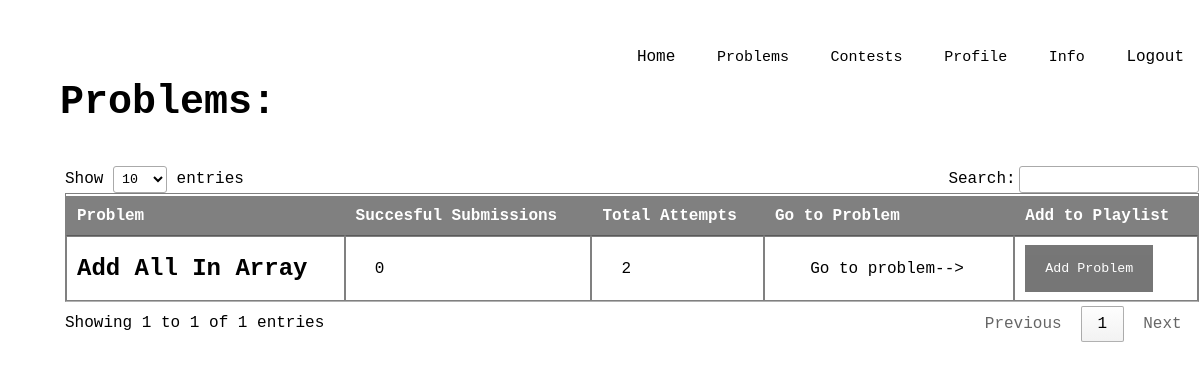
The page /dashboard/problems/ (signed in) on the database its author committed.
### problems/models.py (models this page shows)
class Question(models.Model):
    problemCode = models.CharField(max_length=50)
    problemName = models.CharField(max_length=100)
    problemStatement = models.TextField()
    timeLimit = models.FloatField()
    memoryLimit = models.IntegerField()
    marking = models.IntegerField()
    access = models.IntegerField()
    creator = models.CharField(max_length=20)
    editorialist = models.CharField(max_length=20)
    totalAttempts = models.IntegerField()
    successfulAttempts = models.IntegerField()

### problems/views.py (the view)
# urls.py: path('problems/',problemsView,name='problems'),
@login_required
def problemsView(request):
    questions = Question.objects.all()
    allEntriesInUserPlaylist = UserPlaylist.objects.all()
    categories = []
    for entry in allEntriesInUserPlaylist:
        if entry.userId_id == request.user.id:
            categories.append(entry.playlistCategory)
    all_questions = []
    registerLog('INFO','GET',request.user.username,'Problem','ViewProblemList',get_client_ip(request))
    for ques in questions:
        if ques.access == 1 or ques.creator == request.user.username:
            all_questions.append(ques)
    return render(request,'problems.html',{'all_problems':all_questions,'categories':categories})

### OJ/loggingUtils.py (called while the page is built)
def get_client_ip(request):
    x_forwarded_for = request.META.get('HTTP_X_FORWARDED_FOR')
    if x_forwarded_for:
        ip = x_forwarded_for.split(',')[0]
    else:
        ip = request.META.get('REMOTE_ADDR')
    return ip

def registerLog(level, method, username, function, activity, IP):
	log = logging.getLogger('CallOJLogs')
	staticLogInfo = {'clientip': IP, 'user': username}
	if level == "INFO":
		log.info('"'+ method + ' '+ username + ' '+ function +' '+ activity +'"', extra = staticLogInfo)
	elif level == "ERROR":
		log.error('"'+ method + ' '+ username + ' '+ function +' '+ activity +'"', extra = staticLogInfo)
	else:
		log.debug('"'+ method + ' '+ username + ' '+ function +' '+ activity +'"', extra = staticLogInfo)

### templates/problems.html (shortened to what this page needs)
<head>
    {% load static %}
    <link rel="stylesheet" type="text/css" href="http://cdn.datatables.net/1.10.21/css/jquery.dataTables.min.css" />
        <link rel="stylesheet" type="text/css"  href="{% static "css/problems.css" %}">
    </head>
    <body>
        <header>
            <div class="main">
                <ul>
                    <li><a href="/dashboard">Home</a></li>
                    <div class="dropdown">
                        <button class="dropbtn">Problems</button>
                    </div>
                    <div class="dropdown">
                        <button class="dropbtn">Contests</button>
                    </div>
                    <div class="dropdown">
                        <button class="dropbtn">Profile</button>
                    </div>
                    <div class="dropdown">
                      <button class="dropbtn">Info</button>
                  </div>
                    <li><a href="/logout/">Logout</a></li>
                </ul>
            </div>
        </header>
        <div class ="title">
            <h1> Problems: </h1> <br> <br>
            <div style="width:105%; padding:5px;">
                <table id="t01">
                    <thead>
                        <tr>
                            <th>Problem</th>
                            <th>Succesful Submissions</th>
                            <th>Total Attempts</th>
                            <th>Go to Problem</th>
                            <th>Add to Playlist</th>
                        </tr>
                    </thead>
                    <tbody>
            {% for problem in all_problems %}
                <tr>
                <td><h2>  {{ problem.problemName }} </h2></td>
                <td> &nbsp {{ problem.successfulAttempts }}</td>
                <td> &nbsp  {{ problem.totalAttempts }} </td>
                <td> &nbsp <form action="/dashboard/problems/{{ problem.id }}/"
                    style="display: inline;"
                    method="post">
                    <input type="submit" value="Go to problem-->"/>
                </form></td>
                <td>
                  <button class="open-button" onclick="openForm2('{{ problem.problemCode }}');">Add Problem</button></td>
                </tr>
            {% endfor %}
                </tbody>
              </table>
            </div>
        </div>
    </body>

### static/css/problems.css (style rules this page uses)
* { margin: 0; padding: 0; font-family: Courier New; }
header { background-color= white; background-size: cover; background-position: center; }
ul { float: right; list-style-type: none; margin-top: 40px; }
ul li { display: inline-block; }
ul li a { text-decoration: none; color: #000; padding: 8px 15px; border: 1px solid transparent; transition: 0.6s ease; }
.main { max-width: 1800px; margin: auto; }
.title { position: absolute; top: 10%; left: 5%; transform: translate (-50%, -50%); }
.title h1 { color: #000; font-size: 40px; }

### templates/problems.html (style rules this page uses)
table { width:100%; }
table, th, td { border: 1px solid #808080; padding-top: 2px; border-collapse: collapse; }
th, td { padding: 15px; text-align: left; }
table#t01 tr:nth-child(odd) { background-color: #fff; }
table#t01 th { background-color: #808080; color: white; }
input[type=submit] { background-color: white; color: black; padding: 8px 15px; text-align: center; text-decoration: none; display: inline-block; font-size: 16px; cursor: pointer; border: 1px solid transparent; transition: 0.6s ease; }
.dropbtn { text-decoration: none; color: #000; font-size: 15px; padding: 8px 15px; border: 1px solid transparent; transition: 0.6s ease; background-color: white; }
.dropdown { position: relative; display: inline-block; }
body { font-family: Arial, Helvetica, sans-serif; }
* { box-sizing: border-box; }
.open-button { background-color: #555; color: white; padding: 16px 20px; border: none; cursor: pointer; opacity: 0.8; }

### rows shown on the page
Question: problemName "Add All In Array", successfulAttempts "0", totalAttempts "2"
